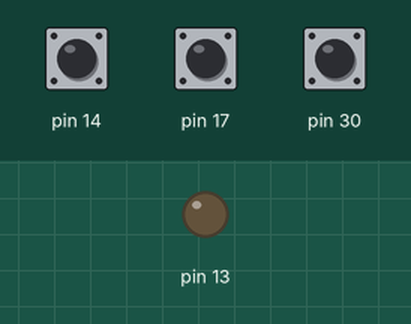
The sketch below on a simulated Arduino Leonardo, built with avr-gcc and run on an emulated ATmega32U4. Shown: output pins drawn as LEDs (lit = HIGH). Inputs (shaded band) come from the test bench; at power-on: pin 17 HIGH, pin 14 HIGH, pin 30 HIGH.

Above: at 1.2 s.
1.3 s: pin 17 pulled LOW for 0.15 s
At 1.37 s:
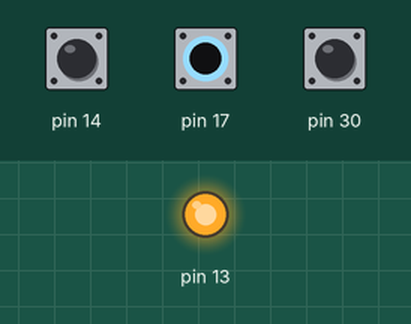
2.9 s: pin 17 pulled LOW for 3.2 s
At 7.1 s:
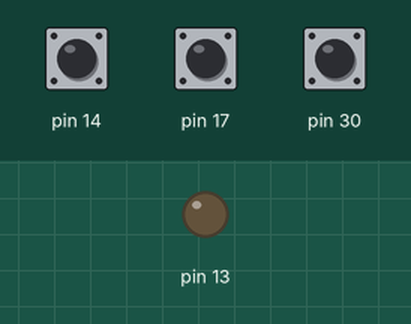
Timing chart, 0 to 8.6 s (numbered marks = the images above; inputs shaded):
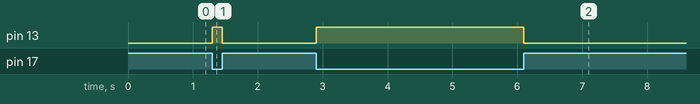

The sketch:

3Buttons.ino
```cpp
#include <Zumo32U4.h>

Zumo32U4ButtonA buttonA;
Zumo32U4ButtonB buttonB;
Zumo32U4ButtonC buttonC;

void setup() {

}

void loop() {
  if (buttonA.isPressed()) {
    ledRed(1);
  } else {
    ledRed(0);
  }
  if (buttonB.isPressed()) {
    ledGreen(1);
  } else {
    ledGreen(0);
  }
  if (buttonC.isPressed()) {
    ledYellow(1);
  } else {
    ledYellow(0);
  }
}
```

Measured:
- after the input at 1.3 s, pin 13: LOW → HIGH at once, → LOW 0.15 s later
- after the input at 2.9 s, pin 13: LOW → HIGH at once, → LOW 3.2 s later
